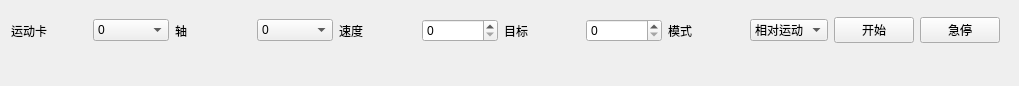
<?xml version="1.0" encoding="UTF-8"?>
<ui version="4.0">
 <class>axisDebug</class>
 <widget class="QDockWidget" name="axisDebug">
  <property name="geometry">
   <rect>
    <x>0</x>
    <y>0</y>
    <width>1019</width>
    <height>86</height>
   </rect>
  </property>
  <property name="windowTitle">
   <string>axisDebug</string>
  </property>
  <widget class="QWidget" name="widget">
   <widget class="QWidget" name="horizontalLayoutWidget">
    <property name="geometry">
     <rect>
      <x>0</x>
      <y>0</y>
      <width>1011</width>
      <height>61</height>
     </rect>
    </property>
    <layout class="QHBoxLayout" name="horizontalLayout">
     <item>
      <widget class="QLabel" name="label">
       <property name="text">
        <string>运动卡</string>
       </property>
      </widget>
     </item>
     <item>
      <widget class="QComboBox" name="comboBox_card">
       <item>
        <property name="text">
         <string>0</string>
        </property>
       </item>
       <item>
        <property name="text">
         <string>1</string>
        </property>
       </item>
      </widget>
     </item>
     <item>
      <widget class="QLabel" name="label_2">
       <property name="text">
        <string>轴</string>
       </property>
      </widget>
     </item>
     <item>
      <widget class="QComboBox" name="comboBox_axis">
       <item>
        <property name="text">
         <string>0</string>
        </property>
       </item>
       <item>
        <property name="text">
         <string>1</string>
        </property>
       </item>
       <item>
        <property name="text">
         <string>2</string>
        </property>
       </item>
      </widget>
     </item>
     <item>
      <widget class="QLabel" name="label_3">
       <property name="text">
        <string>速度</string>
       </property>
      </widget>
     </item>
     <item>
      <widget class="QSpinBox" name="spinBox_speed">
       <property name="maximum">
        <number>90000</number>
       </property>
      </widget>
     </item>
     <item>
      <widget class="QLabel" name="label_4">
       <property name="text">
        <string>目标</string>
       </property>
      </widget>
     </item>
     <item>
      <widget class="QSpinBox" name="spinBox_target">
       <property name="maximum">
        <number>3000000</number>
       </property>
      </widget>
     </item>
     <item>
      <widget class="QLabel" name="label_5">
       <property name="text">
        <string>模式</string>
       </property>
      </widget>
     </item>
     <item>
      <widget class="QComboBox" name="comboBox_mode">
       <item>
        <property name="text">
         <string>相对运动</string>
        </property>
       </item>
       <item>
        <property name="text">
         <string>绝对运动</string>
        </property>
       </item>
      </widget>
     </item>
     <item>
      <widget class="QPushButton" name="pushButton_start">
       <property name="text">
        <string>开始</string>
       </property>
      </widget>
     </item>
     <item>
      <widget class="QPushButton" name="pushButton_stop">
       <property name="text">
        <string>急停</string>
       </property>
      </widget>
     </item>
    </layout>
   </widget>
  </widget>
 </widget>
 <layoutdefault spacing="6" margin="11"/>
 <resources/>
 <connections/>
</ui>
